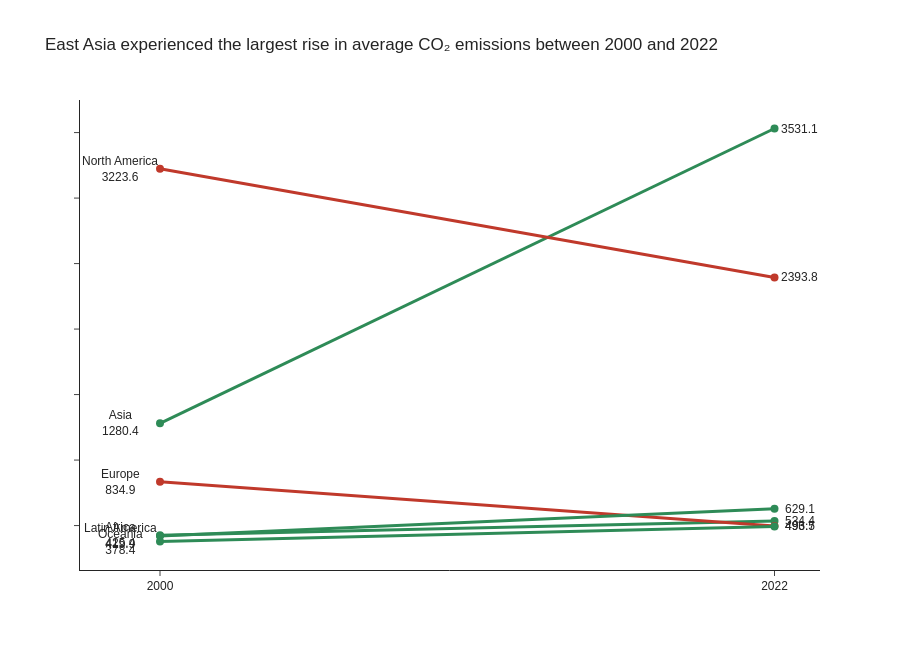

Write notebook code for a chart like this one.
### Markdown cell above
---
## Task 2 — Slopegraph: Regional Change 2000 vs 2022

**What to build:** A slopegraph comparing **average regional CO2 emissions** between 2000 and 2022.

**Requirements:**
- One line per region (not per country — aggregate first)
- Colour: regions that increased = one colour; decreased = another
- Values labelled at both ends of each line
- No y-axis tick labels (the endpoint labels make them redundant)
- Insight title stating which regions moved most

> 💡 `df.groupby(['Region','Year'])['CO2_Mt'].mean().reset_index()` then filter to 2000 and 2022

### Code cell
# Task 2 — Slopegraph: regional averages
# YOUR CODE HERE
import pandas as pd
import plotly.graph_objects as go

# Regional averages
regional = (
    df.groupby(['Region', 'Year'])['CO2_Mt']
      .mean()
      .reset_index()
)

slope = regional[regional['Year'].isin([2000, 2022])]

fig = go.Figure()

for region in slope['Region'].unique():

    region_data = slope[slope['Region'] == region]

    start = region_data[region_data['Year'] == 2000]['CO2_Mt'].values[0]
    end = region_data[region_data['Year'] == 2022]['CO2_Mt'].values[0]

    color = '#2E8B57' if end > start else '#C0392B'

    fig.add_trace(
        go.Scatter(
            x=[2000, 2022],
            y=[start, end],
            mode='lines+markers',
            line=dict(color=color, width=3),
            marker=dict(size=8),
            showlegend=False
        )
    )

    # Left label
    fig.add_annotation(
        x=2000,
        y=start,
        text=f'{region}<br>{start:.1f}',
        showarrow=False,
        xshift=-40
    )

    # Right label
    fig.add_annotation(
        x=2022,
        y=end,
        text=f'{end:.1f}',
        showarrow=False,
        xshift=25
    )

fig.update_layout(
    title='East Asia experienced the largest rise in average CO₂ emissions between 2000 and 2022',
    template='simple_white',
    font=dict(family='Arial'),
    xaxis=dict(
        tickvals=[2000, 2022]
    ),
    yaxis=dict(
        showticklabels=False,
        title=''
    ),
    height=650
)

fig.update_xaxes(showgrid=False)
fig.update_yaxes(showgrid=False)

fig.show()

### Figure 1 — Plotly figure (JSON) as saved in the notebook; plotly's stock layout.template omitted (floating-point values rounded to 4 significant figures)
{"data": [{"line": {"color": "#2E8B57", "width": 3}, "marker": {"size": 8}, "mode": "lines+markers", "showlegend": false, "type": "scatter", "x": [2000, 2022], "y": [425.4, 534.4]}, {"line": {"color": "#2E8B57", "width": 3}, "marker": {"size": 8}, "mode": "lines+markers", "showlegend": false, "type": "scatter", "x": [2000, 2022], "y": [1280.0, 3531.0]}, {"line": {"color": "#C0392B", "width": 3}, "marker": {"size": 8}, "mode": "lines+markers", "showlegend": false, "type": "scatter", "x": [2000, 2022], "y": [834.9, 496.5]}, {"line": {"color": "#2E8B57", "width": 3}, "marker": {"size": 8}, "mode": "lines+markers", "showlegend": false, "type": "scatter", "x": [2000, 2022], "y": [419.9, 629.1]}, {"line": {"color": "#C0392B", "width": 3}, "marker": {"size": 8}, "mode": "lines+markers", "showlegend": false, "type": "scatter", "x": [2000, 2022], "y": [3224.0, 2394.0]}, {"line": {"color": "#2E8B57", "width": 3}, "marker": {"size": 8}, "mode": "lines+markers", "showlegend": false, "type": "scatter", "x": [2000, 2022], "y": [378.4, 493.7]}], "layout": {"annotations": [{"showarrow": false, "text": "Africa<br>425.4", "x": 2000, "xshift": -40, "y": 425.4}, {"showarrow": false, "text": "534.4", "x": 2022, "xshift": 25, "y": 534.4}, {"showarrow": false, "text": "Asia<br>1280.4", "x": 2000, "xshift": -40, "y": 1280.0}, {"showarrow": false, "text": "3531.1", "x": 2022, "xshift": 25, "y": 3531.0}, {"showarrow": false, "text": "Europe<br>834.9", "x": 2000, "xshift": -40, "y": 834.9}, {"showarrow": false, "text": "496.5", "x": 2022, "xshift": 25, "y": 496.5}, {"showarrow": false, "text": "Latin America<br>419.9", "x": 2000, "xshift": -40, "y": 419.9}, {"showarrow": false, "text": "629.1", "x": 2022, "xshift": 25, "y": 629.1}, {"showarrow": false, "text": "North America<br>3223.6", "x": 2000, "xshift": -40, "y": 3224.0}, {"showarrow": false, "text": "2393.8", "x": 2022, "xshift": 25, "y": 2394.0}, {"showarrow": false, "text": "Oceania<br>378.4", "x": 2000, "xshift": -40, "y": 378.4}, {"showarrow": false, "text": "493.7", "x": 2022, "xshift": 25, "y": 493.7}], "font": {"family": "Arial"}, "height": 650, "title": {"text": "East Asia experienced the largest rise in average CO₂ emissions between 2000 and 2022"}, "xaxis": {"showgrid": false, "tickvals": [2000, 2022]}, "yaxis": {"showgrid": false, "showticklabels": false, "title": {"text": ""}}}}
